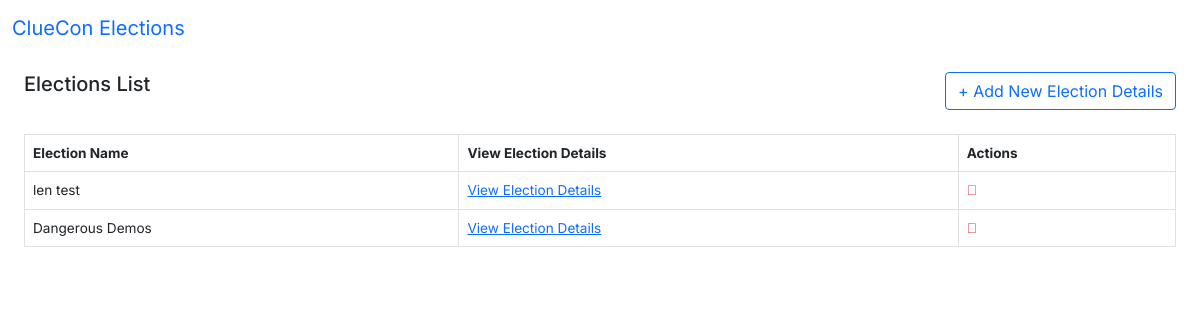
Before: /election_list with the older database file.
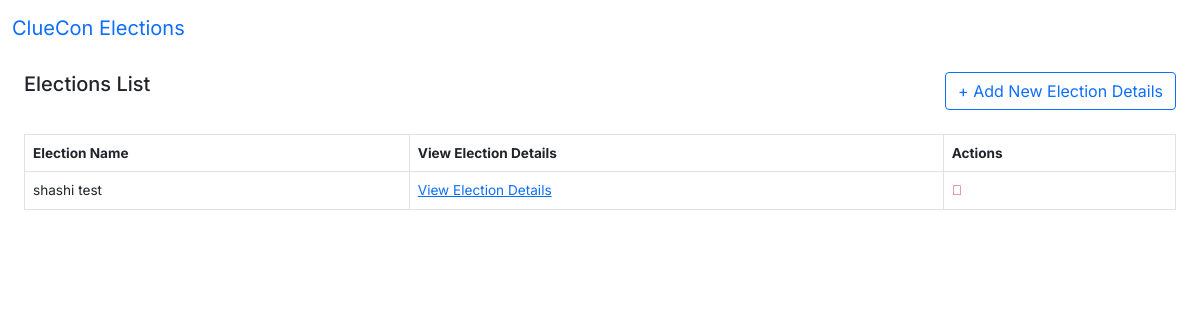
After: the same page with the newer database file.
### tables this page shows
CREATE TABLE election (
election_id INTEGER NOT NULL PRIMARY KEY AUTOINCREMENT,
election_name TEXT NOT NULL,
sms_number VARCHAR(15) NOT NULL
);

### app.py (the view)
@app.route('/election_list', methods=['GET'])
def election_list():
    conn = sqlite3.connect('./cluecon_elections.db')
    conn.row_factory = sqlite3.Row
    curs = conn.cursor()
    curs.execute("SELECT * from election")
    rows = curs.fetchall()
    return render_template("election_list.html", rows=rows)

### templates/election_list.html (shortened to what this page needs)
{% extends "html_template.html" %}
{% block content %}
<div class="row mb-4 mt-3">
    <div class="col-sm-8"><h5 class="mb-0">Elections List</h5></div>
    <div class="col-sm-4 text-end">
        <a href="add_election"  data-bs-toggle="modal" data-bs-target="#addElectionModal" class="btn btn-outline-primary add-new"> + Add New Election Details</a>
    </div>
</div>
<div class="table-responsive">
    <table  class="table table-bordered election_list_table">
        <thead>
            <th  scope="col">Election Name</th>
            <th  scope="col">View Election Details</th>
            <th>Actions</th>
        </thead>
        {% for row in rows %}
            <tr>
                <td>{{row["election_name"]}}</td>
                <td><a href='view_election/{{row["election_id"]}}'>View Election Details</a></td>
                <td>
                    <a href="#" title="Delete" class="text-danger" data-bs-toggle="modal" data-bs-target="#deleteElectionModal-{{row['election_id']}}"><i class="fa fa-trash"></i></a>
                </td>
            </tr>
        {% endfor %}
    </table>
{% endblock content %}

### templates/html_template.html (shortened to what this page needs)
<!doctype html>
<html>
<head>
  <link href="../static/css/bootstrap.min.css" rel="stylesheet" />
  <link href="../static/css/sidebars.css" rel="stylesheet" />
  <link rel="stylesheet" href="https://cdn.jsdelivr.net/npm/bootstrap-icons@1.5.0/font/bootstrap-icons.css" />
  <link rel="stylesheet" href="https://cdnjs.cloudflare.com/ajax/libs/font-awesome/5.15.3/css/all.min.css" />
  <link href="../static/css/custom.css" rel="stylesheet" />
</head>
<body>
    <nav class="navbar navbar-expand-md fixed-top" aria-label="Fourth navbar example">
    <div class="container-fluid">
      <a class="navbar-brand" href="#">ClueCon Elections</a>
    </div>
  </nav>
  <main>
    <div class="container-fluid scrollarea py-1 px-4">
      {% block content %}{% endblock %}
    </div>
  </main>
</body>
</html>

### static/css/sidebars.css (style rules this page uses)
main { display: flex; flex-wrap: nowrap; height: 100vh; max-height: 100vh; overflow-x: auto; overflow-y: hidden; padding-top:52px; }
.scrollarea { overflow-y: auto; }

### static/css/custom.css (style rules this page uses)
*, body { font-family: 'Inter', sans-serif !important; }

Changed rows visible on the page:
removed election: election_name "len test"
removed election: election_name "Dangerous Demos"
added election: election_name "shashi test"
